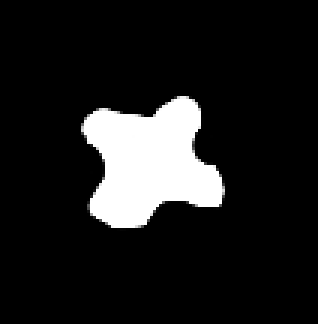
#> input picture Tarea2/material/Imagen_1.png, 106 x 108 px, found by its file name (shown 3 times larger)
$ jupyter execute --allow-errors patrones_sem_02_2026.ipynb
#> lines starting #> are read from the running program, lines starting #| are printed output that depends on the picture; after the words box and inside, x2 and y2 are one past the last pixel; in counts of white or black regions, pixels touching at a corner belong together; long printed decimals are rounded
# Clase 2
14 de agosto de 2026

---

[cell 1]
import cv2
import matplotlib.pyplot as plt

img = cv2.imread('lena.png')

#> (the rest of this cell did not finish here and is left out)

[cell 2]
import cv2
import matplotlib.pyplot as plt

img = cv2.imread('lena.png')

#> (the rest of this cell did not finish here and is left out)

[cell 3]
import cv2
import matplotlib.pyplot as plt

img = cv2.imread('lena.png')

#> (the rest of this cell did not finish here and is left out)

[cell 4]
import cv2
import matplotlib.pyplot as plt

img = cv2.imread('lena.png')

#> (the rest of this cell did not finish here and is left out)

[cell 5]
import numpy as np


logo = [[23,45,12],
        [52,33,40],
        [7,200, 123]]

r = np.array(logo, dtype='uint8')
b = r*3
g= r-10

print(r)
print(g)
print(b)


img = cv2.merge([r,g,b])
plt.imshow(img)
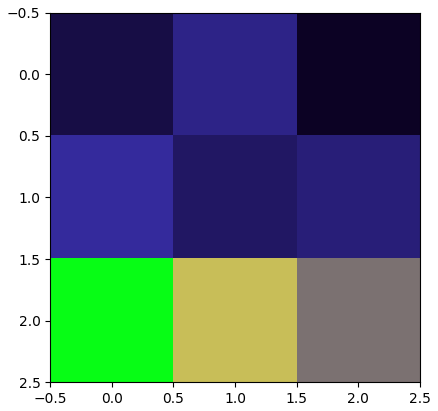
#> figure drawn by matplotlib, 1 panel

# Clase 3
18 de agosto de 2026

---

[cell 6]
import cv2
import matplotlib.pyplot as plt
img = cv2.imread('lena.png')

#> (the rest of this cell did not finish here and is left out)

[cell 7]
import cv2
import matplotlib.pyplot as plt

#formado BGR
img = cv2.imread('lena.png')

#transformarlo a RGB
#> (the rest of this cell did not finish here and is left out)

[cell 8]
import cv2
import matplotlib.pyplot as plt

img = cv2.imread('lena.png')
#> (the rest of this cell did not finish here and is left out)

[cell 9]
import cv2
import matplotlib.pyplot as plt

#formato BGR
img = cv2.imread('lena.png')

#canal ROJO
#> (the rest of this cell did not finish here and is left out)

[cell 10]
import cv2
import matplotlib.pyplot as plt

#formato BGR
img = cv2.imread('lena.png')

#canal ROJO
#> (the rest of this cell did not finish here and is left out)

[cell 11]
import cv2
import matplotlib.pyplot as plt

#formato BGR
img = cv2.imread('lena.png')

#canal ROJO
#> (the rest of this cell did not finish here and is left out)

# Clase 4
21 de agosto de 2026

---

[cell 12]
import matplotlib.pyplot as plt
import numpy as np

matriz = [[0,0,0,0,0,0],
          [0,0,1,0,0,0],
          [0,1,1,1,1,0],
          [0,0,1,0,1,0],
          [0,0,0,0,0,0]]

imagen = np.array(matriz)

plt.imshow(imagen, cmap='gray')
plt.show()
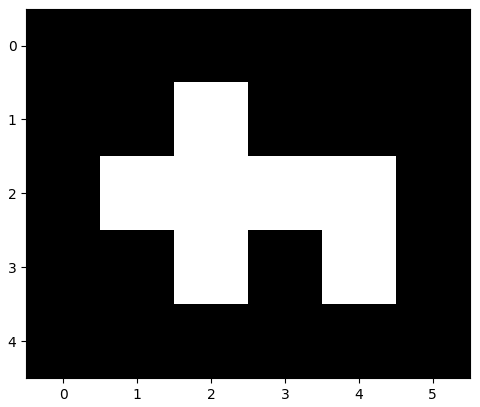
#> figure drawn by matplotlib, 1 panel

#evitar emplear ciclos en python
for i in range(imagen.shape[0]):
  for j in range(imagen.shape[1]):
    if imagen[i,j]==1:
      print(i,j)

[cell 13]
import matplotlib.pyplot as plt
import numpy as np

matriz = [[0,0,0,0,0,0],
          [0,0,1,0,0,0],
          [0,1,1,1,1,0],
          [0,0,1,0,1,0],
          [0,0,0,0,0,0]]

imagen = np.array(matriz)


#los valores en I son las posiciones de la región en el eje i
#los valores en J son las posiciones de la región en el eje j

I,J = np.where(imagen==1)
r = 1
s = 1
print(I**r)
print(J**s)
print(np.sum(I**r * J**s))

[cell 14]
import matplotlib.pyplot as plt
import numpy as np

def mrs(imagen, r, s):
  I,J = np.where(imagen==1)
  return np.sum(I**r * J**s)


matriz = [[0,0,0,0,0,0],
          [0,0,1,0,0,0],
          [0,1,1,1,1,0],
          [0,0,1,0,1,0],
          [0,0,0,0,0,0]]

imagen = np.array(matriz)

#centro de masa
cx = mrs(imagen,1,0)/mrs(imagen,0,0)
cy = mrs(imagen,0,1)/mrs(imagen,0,0)

plt.imshow(imagen, cmap='gray')
plt.scatter(cy,cx, c='red')
plt.show()

# Clase 5
25 de agosto de 2026

---

[cell 15]
import matplotlib.pyplot as plt
import numpy as np

def mrs(imagen, r, s):
  I,J = np.where(imagen==1)
  return np.sum(I**r * J**s)

def mu_rs(imagen, r, s):
  I,J = np.where(imagen==1)
  #centro de masa
  cx = mrs(imagen,1,0)/mrs(imagen,0,0)
  cy = mrs(imagen,0,1)/mrs(imagen,0,0)

  return np.sum((I-cx)**r * (J-cy)**s)

def eta_rs(imagen, r, s):

    t = (r+s)/2 +1
    return mu_rs(imagen, r,s)/mu_rs(imagen, 0,0)**t

matriz = [[0,0,0,0,0,0],
          [0,0,1,0,0,0],
          [0,1,1,1,1,0],
          [0,0,1,0,1,0],
          [0,0,0,0,0,0]]

imagen = np.array(matriz)


phi_1 = eta_rs(imagen, 2, 0)+ eta_rs(imagen, 0,2)
print(phi_1)

[cell 16]
import matplotlib.pyplot as plt
import numpy as np
import cv2

img = cv2.imread('Imagen_1.png')
#> img is the input picture: shape (108, 106, 3); min 0, max 255, mean 30.1
blue, green, red = cv2.split(img)

th, bin = cv2.threshold(blue, 100, 1,cv2.THRESH_BINARY)
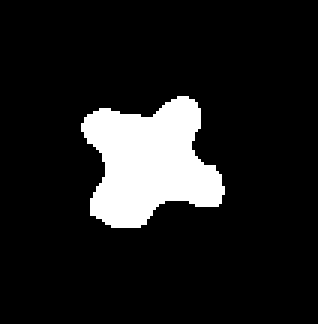
#> bin: shape (108, 106) (shown 3 times larger); values 0 (black) and 1 (white), 11.8% white; 1 white region, box (x1, y1, x2, y2) and area: (27, 32, 75, 76) 1356

plt.imshow(bin,cmap='gray')
plt.show()

[cell 17]
import matplotlib.pyplot as plt
import numpy as np

def mrs(imagen, r, s):
  I,J = np.where(imagen==1)
  return np.sum(I**r * J**s)

def mu_rs(imagen, r, s):
  I,J = np.where(imagen==1)
  #centro de masa
  cx = mrs(imagen,1,0)/mrs(imagen,0,0)
  cy = mrs(imagen,0,1)/mrs(imagen,0,0)

  return np.sum((I-cx)**r * (J-cy)**s)

def eta_rs(imagen, r, s):

    t = (r+s)/2 +1
    return mu_rs(imagen, r,s)/mu_rs(imagen, 0,0)**t


img = cv2.imread('Imagen_1.png')
blue, green, red = cv2.split(img)

filas,columnas = blue.shape
#> filas = 108; columnas = 106
escala = 2
xdim = int(filas  * escala)
#> xdim = 216
ydim= int(columnas* escala)
#> ydim = 212

blue_resized = cv2.resize(blue,(ydim,xdim), cv2.INTER_LINEAR)


th, blue_bw = cv2.threshold(blue, 100, 1,cv2.THRESH_BINARY)
th, blue_res_bw = cv2.threshold(blue_resized, 100, 1,cv2.THRESH_BINARY)
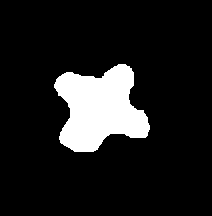
#> blue_res_bw: shape (216, 212); values 0 (black) and 1 (white), 11.9% white; 1 white region, box (x1, y1, x2, y2) and area: (54, 64, 150, 152) 5461


phi_1 = eta_rs(blue_bw, 2, 0)+ eta_rs(blue_bw, 0,2)
#> in mu_rs, `I,J = np.where(imagen==1)`: I = 1356 values from 32 to 75; J = 1356 values, max 74 at index 993, min 27 at index 189, mean 49.33
#> in mrs, `I,J = np.where(imagen==1)`: I = 1356 values from 32 to 75
#> in mu_rs, `cx = mrs(imagen,1,0)/mrs(imagen,0,0)`: cx = 53.89
#> in mu_rs, `cy = mrs(imagen,0,1)/mrs(imagen,0,0)`: cy = 49.33
#> phi_1 = 0.185
print(phi_1)
#| 0.1849

phi_1 = eta_rs(blue_res_bw, 2, 0)+ eta_rs(blue_res_bw, 0,2)
print(phi_1)
#| 0.1846

fig, ax = plt.subplots(nrows=1,ncols=2)
fig.set_figwidth(10)
ax[0].imshow(blue_bw, cmap='gray')
ax[1].imshow(blue_res_bw, cmap='gray')
plt.show()

# Clase 6
28 de agosto de 2026

---

[cell 18]
import numpy as np
import matplotlib.pyplot as plt
import cv2

img =  [[0,0,0,0,0,0,0],
        [0,0,1,1,0,0,0],
        [0,0,1,1,0,0,0],
        [0,0,1,1,1,1,0],
        [0,0,1,1,1,1,0],
        [0,0,0,0,0,0,0]]

img = np.array(img, dtype='uint8')

#extraemos los pixeles del contorno de la region
contornos, hc = cv2.findContours(img, cv2.RETR_EXTERNAL, cv2.CHAIN_APPROX_NONE)

pos = np.vstack(contornos[0])

x = pos[:,0]
y = pos[:,1]

#transformos el perimetro en una señal
arreglo = x + 1j*y
print(arreglo)

#obtenemos las frecuencias del perímetro
fft_values = np.fft.fft(arreglo)

freq = np.abs(fft_values)
plt.bar(np.arange(len(fft_values)),freq)
plt.show()
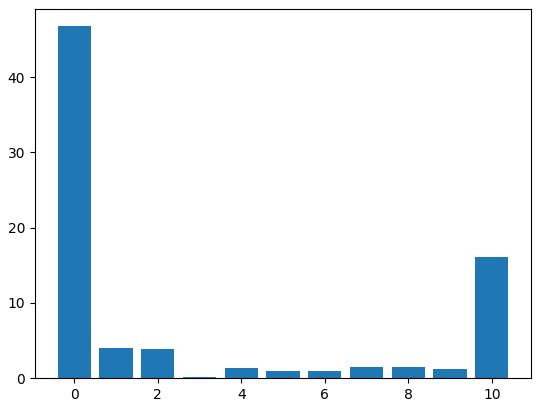
#> figure drawn by matplotlib, 1 panel; tallest bar 46.75 high, from x = -0.4 to 0.4

#ordenamos los indices de mayor a menor
#frecuencias mayores a menores
indices = np.argsort(freq)[::-1]


#borramos las frecuencias más bajas
fft_values[indices[6:]] = 0

#regresamos al espacio de los pixeles
pixeles_contorno = np.fft.ifft(fft_values)

#reconstruimos los pixeles del borde
x_new = np.real(pixeles_contorno)
y_new = np.imag(pixeles_contorno)

#dejamos las coordenadas como una lista circular
x_new = np.append(x_new, x_new[0])
y_new = np.append(y_new, y_new[0])

plt.imshow(img, cmap='gray')
plt.scatter(x,y, c='red')
plt.plot(x_new, y_new)
plt.show()
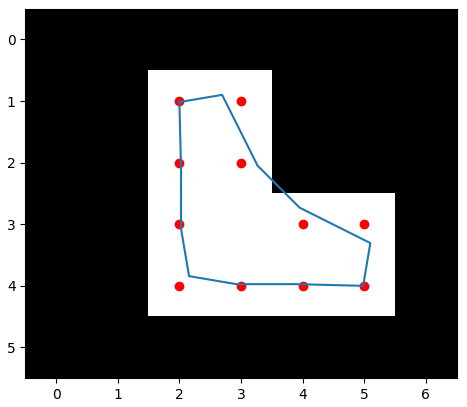
#> figure drawn by matplotlib, 1 panel

# Clase 7
01 de septiembre de 2026

---

[cell 19]
import cv2
import matplotlib.pyplot as plt
import numpy as np

img = cv2.imread('Imagen_1.png',0)

#binarizamos la imagen con el umbral sobre 100
th, bw = cv2.threshold(img,100, 255, cv2.THRESH_BINARY)
#> bw: shape (108, 106); 11.8% white; 1 white region


#extraemos los pixeles del contorno de la region
contornos, hc = cv2.findContours(bw, cv2.RETR_EXTERNAL, cv2.CHAIN_APPROX_NONE)
#> contornos = 1 contour; box (x1, y1, x2, y2) and area: (27, 32, 75, 76) 1280; hc = [[-1, -1, -1, -1]]

# extraemos los contornos de la primera region
#(ojo: solo hay una region en la imagen)
pos = np.vstack(contornos[0])
#> pos = 151 pairs, first value 27 to 74, second value 32 to 75

x = pos[:,0]
#> x = 151 values, max 74 at index 112, min 27 at index 33, mean 49.76
y = pos[:,1]
#> y = 151 values, max 75 at index 71, min 32 at index 0, mean 53.92

#transformos el perimetro en una señal
arreglo = x + 1j*y

#obtenemos las frecuencias del perímetro
fft_values = np.fft.fft(arreglo)

freq = np.abs(fft_values)
#> freq = 151 values, max 11079.4 at index 0, min 0.826 at index 108, mean 109.2

#ordenamos los indices de mayor a menor
#frecuencias mayores a menores
indices = np.argsort(freq)[::-1]
#> indices = 151 values, max 150 at index 1, min 0 at index 0, mean 75


#borramos las frecuencias más bajas
fft_values[indices[30:]] = 0

#regresamos al espacio de los pixeles
pixeles_contorno = np.fft.ifft(fft_values)

#reconstruimos los pixeles del borde
x_new = np.real(pixeles_contorno)
#> x_new = 151 values, max 73.87 at index 113, min 27 at index 34, mean 49.76
y_new = np.imag(pixeles_contorno)
#> y_new = 151 values, max 75.21 at index 73, min 31.85 at index 150, mean 53.92

#dejamos las coordenadas como una lista circular
x_new = np.append(x_new, x_new[0])
#> x_new = 152 values, max 73.87 at index 113, min 27 at index 34, mean 49.82
y_new = np.append(y_new, y_new[0])
#> y_new = 152 values, max 75.21 at index 73, min 31.85 at index 150, mean 53.78

plt.imshow(img, cmap='gray')
plt.plot(x_new, y_new, c='red')
plt.show()
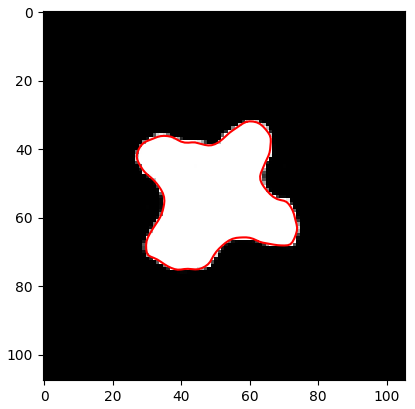
#> figure drawn by matplotlib, 1 panel


plt.imshow(bw)
plt.show()

[cell 20]
import cv2
import numpy as np
import matplotlib.pyplot as plt
from math import sin, cos, pi

import numpy.matlib

from skimage.measure import EllipseModel
from matplotlib.patches import Ellipse

def cambio_escala (binary, factor):
    factor_times = factor
    height = int(binary.shape[0] * factor_times)
    width  = int(binary.shape[1] * factor_times)
    dim    = (width, height)

    #cambio de escala
    binary= cv2.resize(binary, dim, interpolation=cv2.INTER_AREA)
    return binary

def fitzgibbon(x, y):
    # algoritmo de Fitzgibbon (1996) para la estimación de una elipse
    # a partir de las coordenadas de la frontera de una región

    n = x.shape[0]                                  #puntos de la frontera
    D = [x**2, x*y, y**2, x, y, np.ones((n,1))]     # matriz X
    D = np.hstack(D)
    S = np.matmul(D.T,D)                            # matriz dispersión
    C = np.zeros((6,6))
    C[0,2]=2; C[1,1]=-1; C[2,0]=2;                  # matriz restricción

    # Problema: S·a = lambda·C·a
    # --> Solución a traves de Eigenvalues
    E,V = np.linalg.eig(np.dot(np.linalg.inv(S),C))
    idx = np.argwhere(E>0 & ~np.isinf(E))
    params = V[:,idx]                                    # seleccionamos el valor propio
    return params

def parametros(x, y):
    # Funcion que busca los parametros parametricos
    # de la elipse segun las coordendas de los bordes.

    # parametros de fitzgibbon
    a,b,c,d,e,f = fitzgibbon(x, y)

    #estimados de angulos y factores de Fitzgibbon
    alpha = np.arctan2(b,a-c)/2

    ct = np.cos(alpha)
    st = np.sin(alpha)
    ap = a*ct*ct + b*ct*st + c*st*st
    cp = a*st*st - b*ct*st + c*ct*ct

    #% get translations
    T = np.array([[a,  b/2],
                  [b/2, c]])
    T = T.reshape(2,2)
    t = -1* np.matmul(np.linalg.inv(2*T),np.array([d, e]).reshape(2,1))
    cx = t[0]
    cy = t[1]

    #% factor de escala
    val = np.matmul(t.T,np.matmul(T,t))
    scale = 1 / (val- f)

    #% parametros
    r1 = 1/np.sqrt(scale*ap)
    r2 = 1/np.sqrt(scale*cp)
    v = np.array([r1.ravel(), r2.ravel(), cx.ravel(), cy.ravel(), alpha.ravel()])
    return v


def draw_ellipse(binary, v, N=100):
# funcion auxiliar que permite dibujar una ellipse
    ae, be, x0, y0, alfa = v
    #angulo de rotación interno
    theta = np.linspace(0, 2*pi, N)

    #parametro estimado anteriormente
    R = np.array([[np.cos(alfa), -np.sin(alfa)],
                  [np.sin(alfa), np.cos(alfa)]])
    R = R.reshape(2,2)

    X = ae*np.cos(theta)
    Y = be*np.sin(theta)
    M = np.array([X,Y]).reshape(2,-1)
    CC=np.matmul(R,M) + np.matlib.repmat(np.array([x0,y0]).reshape(2,1),1,N)

    plt.figure()
    plt.imshow(binary, cmap="gray")
    plt.scatter(CC[0,:], CC[1,:], marker='x', s=100, c='red')
    plt.plot(CC[0,:], CC[1,:])
    plt.show()

    return CC

#******************************
#      PROGRAMA PRINCIPAL     *
#******************************

#puntos de la elipse
N= 50


img = cv2.imread('Imagen_1.png',0)

#binarizamos la imagen con el umbral sobre 100
th, bw = cv2.threshold(img,100, 255, cv2.THRESH_BINARY)


#buscamos las coordenadas de los contornos
contours, hierarchy = cv2.findContours(bw,
                                        cv2.RETR_EXTERNAL,
                                        cv2.CHAIN_APPROX_NONE)
#> contours has the same summary as contornos

#generamos una matriz (fila/columna) con los contornos
contornos = np.vstack(contours[0])
#> contornos has the same summary as pos

#extraemos las coordenadas x,y
x , y = zip(*contornos)
x = np.array(x).reshape(-1,1)
y = np.array(y).reshape(-1,1)

#extraemos los parámetros de la elipse
# xc, yc, a, b, theta
v = parametros(x,  y)
#> in fitzgibbon, `D = np.hstack(D)`: D = 151 rows, first 6: [3481, 1888, 1024, 59, 32, 1], [3364, 1914, 1089, 58, 33, 1], [3249, 1881, 1089, 57, 33, 1], [3136, 1904, 1156, 56, 34, 1], [3025, 1870, 1156, 55, 34, 1], [2916, 1890, 1225, 54, 35, 1]
#> in fitzgibbon, `S = np.matmul(D.T,D)`: S = [[1.47e+09, 1.3e+09, 1.27e+09, 23916290, 22102019, 409344], [1.3e+09, 1.27e+09, 1.42e+09, 22102019, 23345701, 405231], [1.27e+09, 1.42e+09, 1.82e+09, 23345701, 28638726, 469816], [23916290, 22102019, 23345701, 409344, 405231, 7514], [22102019, 23345701, 28638726, 405231, 469816, 8142], [409344, 405231, 469816, 7514, 8142, 151]]
#> in fitzgibbon, `E,V = np.linalg.eig(np.dot(np.linalg.inv(S),C))`: E = [0, 0, 0, 1.07e-06, -4.88e-07, -1.67e-07]; V = [[0, 0, 0, -0.000183, -0.0003, -8.2e-05], [0, 0, 0, -4.31e-06, 0.000286, -0.000398], [0, 0, 0, -0.000216, 0.000357, 9.19e-05], [1, 0, 0, 0.0183, 0.0149, 0.03], [0, 1, 0, 0.0235, -0.052, 0.00945], [0, 0, 1, -1, 0.999, -1]]
#> in fitzgibbon, `idx = np.argwhere(E>0 & ~np.isinf(E))`: idx = [3]
#> in fitzgibbon, `params = V[:,idx]`: params = [-0.000183, -4.31e-06, -0.000216, 0.0183, 0.0235, -1]
#> in parametros, `a,b,c,d,e,f = fitzgibbon(x, y)`: a = [-0.000183]; b = [-4.31e-06]; c = [-0.000216]; d = [0.0183]; e = [0.0235]; f = [-1]
#> in parametros, `alpha = np.arctan2(b,a-c)/2`: alpha = [-0.0658]
#> in parametros, `ct = np.cos(alpha)`: ct = [0.998]
#> in parametros, `st = np.sin(alpha)`: st = [-0.0658]
#> in parametros, `ap = a*ct*ct + b*ct*st + c*st*st`: ap = [-0.000183]
#> in parametros, `cp = a*st*st - b*ct*st + c*ct*ct`: cp = [-0.000216]
#> in parametros, `T = T.reshape(2,2)`: T = [[-0.000183, -2.15e-06], [-2.15e-06, -0.000216]]
#> in parametros, `t = -1* np.matmul(np.linalg.inv(2*T),np.array([d, e]).reshape(2,1))`: t = [49.37, 53.98]
#> in parametros, `cx = t[0]`: cx = [49.37]
#> in parametros, `cy = t[1]`: cy = [53.98]
#> in parametros, `val = np.matmul(t.T,np.matmul(T,t))`: val = [-1.09]
#> in parametros, `scale = 1 / (val- f)`: scale = [-11.49]
#> in parametros, `r1 = 1/np.sqrt(scale*ap)`: r1 = [21.8]
#> in parametros, `r2 = 1/np.sqrt(scale*cp)`: r2 = [20.08]
#> in parametros, `v = np.array([r1.ravel(), r2.ravel(), cx.ravel(), cy.ravel(), alpha.ra..`: v = [21.8, 20.08, 49.37, 53.98, -0.0658]
#> v = [21.8, 20.08, 49.37, 53.98, -0.0658]

print(f'parametros fitzgibon: {v}')
#| parametros fitzgibon: [[21.803]
#|  [20.077]
#|  [49.372]
#|  [53.983]
#|  [-0.06582]]

#comparativa de parametros con modelo implementado en Skimage
ell = EllipseModel()
ell.estimate(contornos)
xc, yc, a, b, theta = ell.params
print(f'parametros Skimage: {xc, yc, a, b, theta}')

#extraemos las coodenadas de la elipse
CC = draw_ellipse(bw, v, N)
#> in draw_ellipse, `ae, be, x0, y0, alfa = v`: ae = [21.8]; be = [20.08]; x0 = [49.37]; y0 = [53.98]; alfa = [-0.0658]
#> in draw_ellipse, `R = R.reshape(2,2)`: R = [[0.998, 0.0658], [-0.0658, 0.998]]
#> in draw_ellipse, `X = ae*np.cos(theta)`: X = 50 values, max 21.8 at index 0, min -21.76 at index 24, mean 0.436
#> in draw_ellipse, `Y = be*np.sin(theta)`: Y = 50 values, max 20.07 at index 12, min -20.07 at index 37, mean -5.96e-16
#> in draw_ellipse, `plt.show()`:
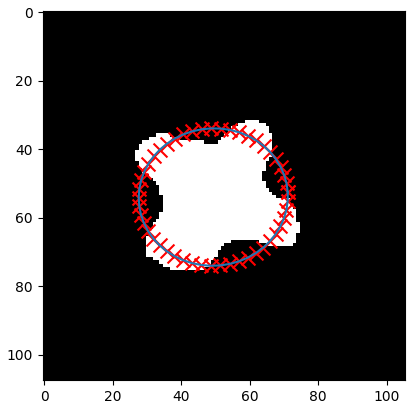
#> figure drawn by matplotlib, 1 panel

#EOF
